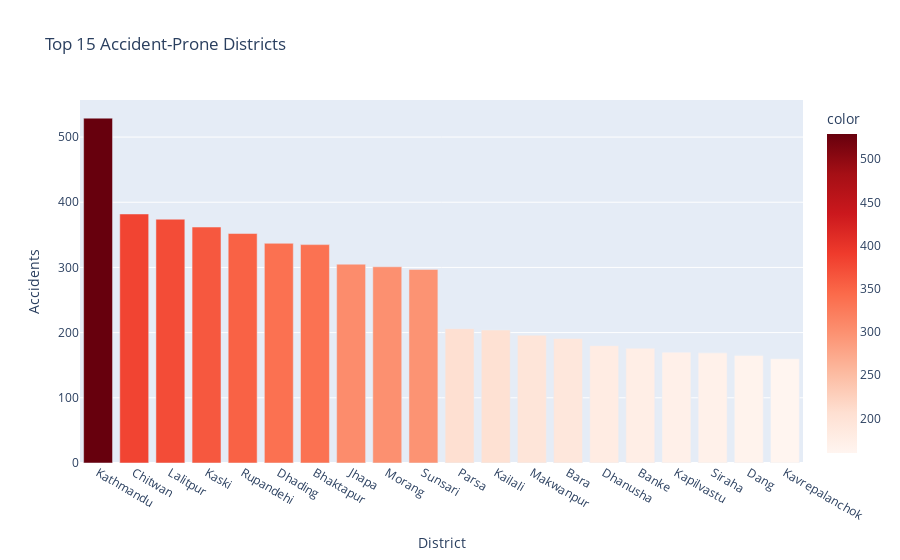

Notebook cell for this chart:
### Code cell
top15 = df['District'].value_counts().head(20)
fig1 = px.bar(x=top15.index, y=top15.values, 
              labels={'x':'District','y':'Accidents'},
             title="Top 15 Accident-Prone Districts",
             color=top15.values, color_continuous_scale='Reds')
fig1.show()

### Figure 1 — Plotly figure (JSON) as saved in the notebook; plotly's stock layout.template omitted (floating-point values rounded to 4 significant figures)
{"data": [{"hovertemplate": "District=%{x}<br>Accidents=%{y}<br>color=%{marker.color}<extra></extra>", "legendgroup": "", "marker": {"color": [529, 382, 374, 362, 352, 337, 335, 305, 301, 297, 206, 204, 196, 191, 180, 176, 170, 169, 165, 160], "coloraxis": "coloraxis", "pattern": {"shape": ""}}, "name": "", "orientation": "v", "showlegend": false, "textposition": "auto", "type": "bar", "x": ["Kathmandu", "Chitwan", "Lalitpur", "Kaski", "Rupandehi", "Dhading", "Bhaktapur", "Jhapa", "Morang", "Sunsari", "Parsa", "Kailali", "Makwanpur", "Bara", "Dhanusha", "Banke", "Kapilvastu", "Siraha", "Dang", "Kavrepalanchok"], "xaxis": "x", "y": [529, 382, 374, 362, 352, 337, 335, 305, 301, 297, 206, 204, 196, 191, 180, 176, 170, 169, 165, 160], "yaxis": "y"}], "layout": {"barmode": "relative", "coloraxis": {"colorbar": {"title": {"text": "color"}}, "colorscale": [[0, "rgb(255,245,240)"], [0.125, "rgb(254,224,210)"], [0.25, "rgb(252,187,161)"], [0.375, "rgb(252,146,114)"], [0.5, "rgb(251,106,74)"], [0.625, "rgb(239,59,44)"], [0.75, "rgb(203,24,29)"], [0.875, "rgb(165,15,21)"], [1, "rgb(103,0,13)"]]}, "legend": {"tracegroupgap": 0}, "title": {"text": "Top 15 Accident-Prone Districts"}, "xaxis": {"anchor": "y", "domain": [0, 1], "title": {"text": "District"}}, "yaxis": {"anchor": "x", "domain": [0, 1], "title": {"text": "Accidents"}}}}
